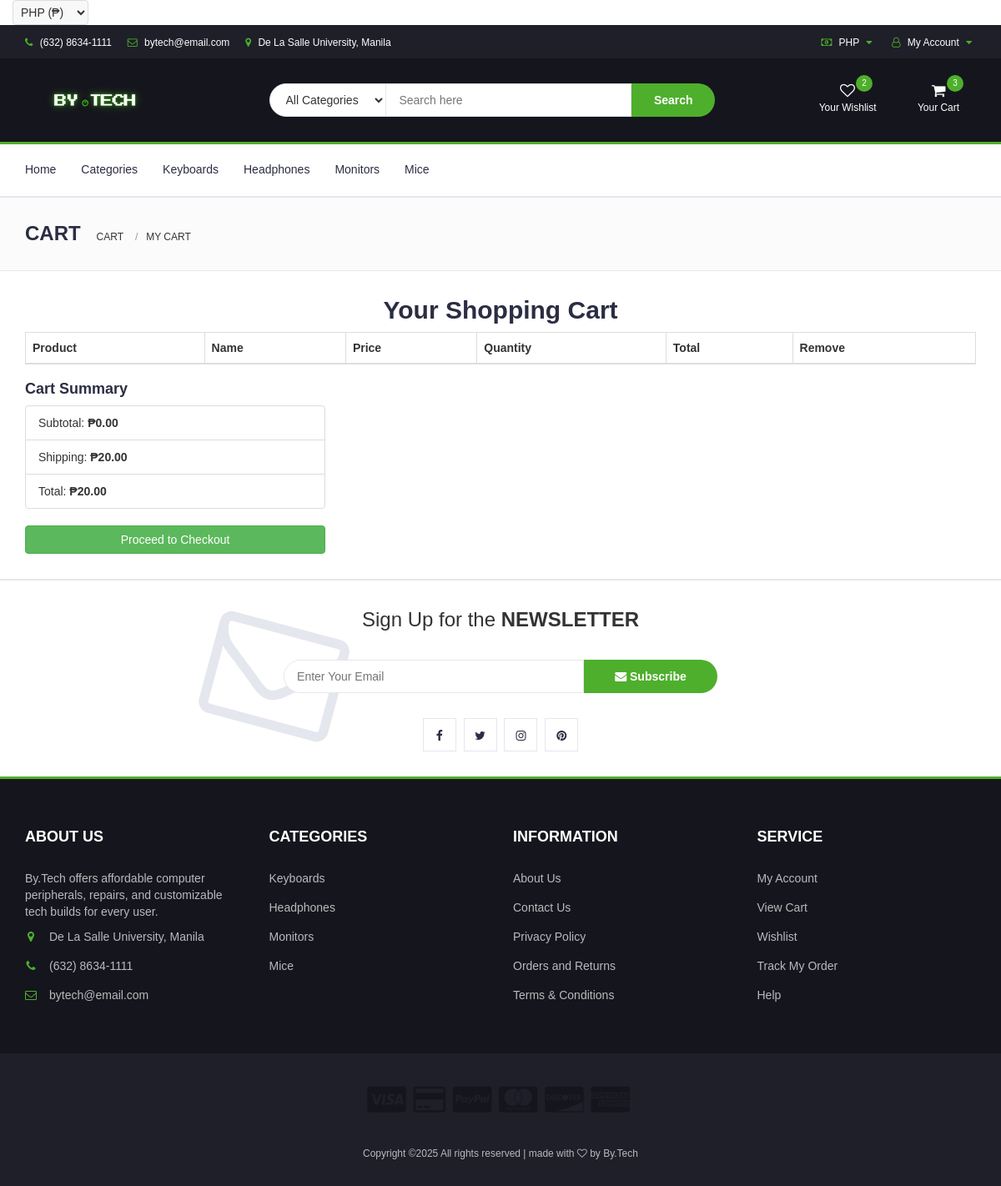
/website/cart.php, run on an earlier commit of the app's database.
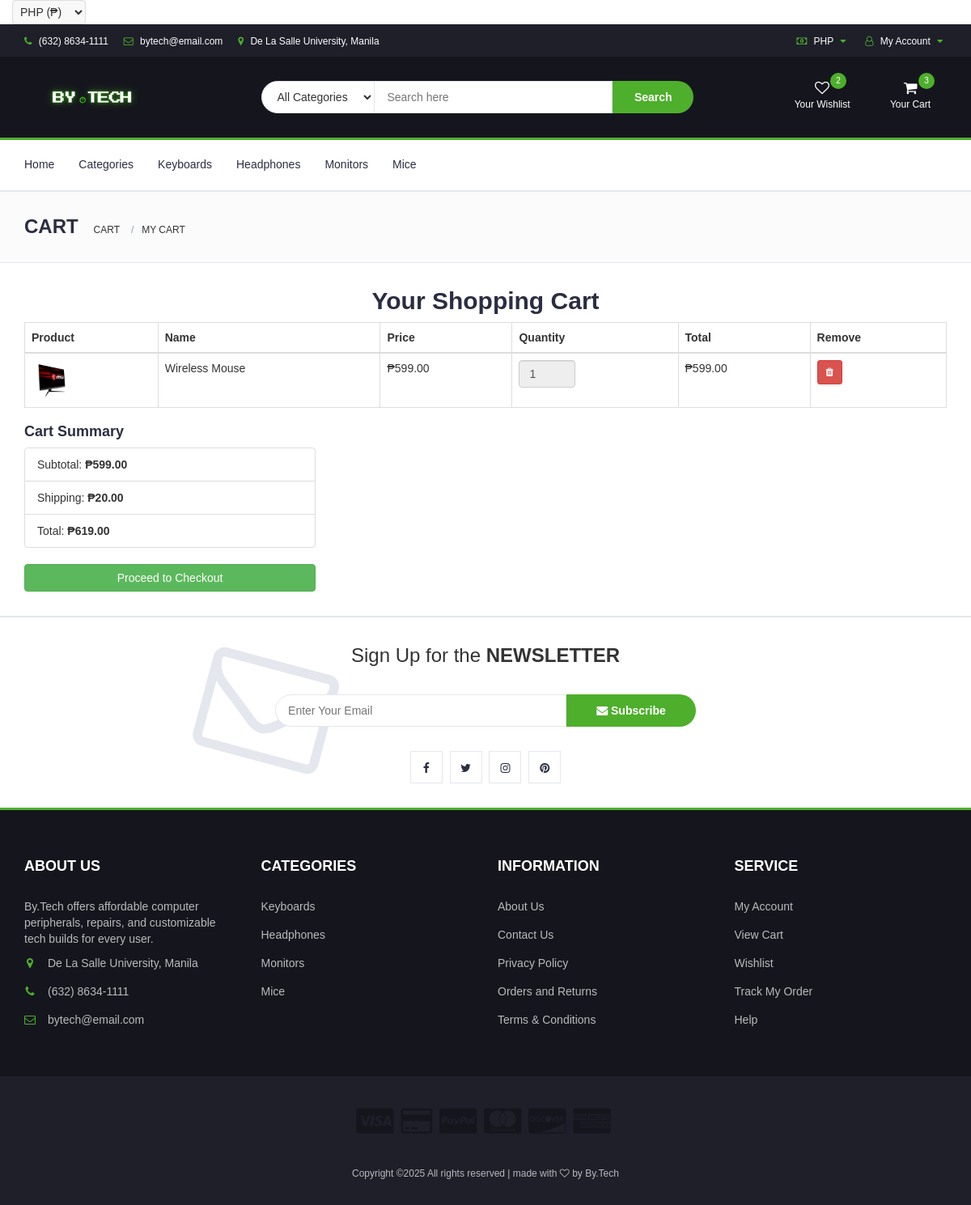
And on a later commit of the database.
### tables this page shows
CREATE TABLE `cart` (
  `item_id` int NOT NULL AUTO_INCREMENT,
  `name` varchar(100) NOT NULL,
  `price` decimal(10,2) NOT NULL,
  `quantity` int NOT NULL,
  `product_id` int NOT NULL,
  PRIMARY KEY (`item_id`)
);

### website/cart.php (the view, shortened to what this page needs)
<!DOCTYPE html>
<html lang="en">
  <head>
    <link rel="stylesheet" href="css/bootstrap.min.css" />
    <link rel="stylesheet" href="css/font-awesome.min.css" />
    <link rel="stylesheet" href="css/style.css" />
  </head>
  <body>
    <?php include 'currency.php'; ?>
    <?php include 'header.php'; ?>
    <?php include 'navigation.php'; ?>
    <div id="breadcrumb" class="section">
        <div class="container">
            <div class="row">
                <div class="col-md-12">
                    <h3 class="breadcrumb-header">Cart</h3>
                    <ul class="breadcrumb-tree">
                        <li>Cart</li>
                        <li class="active">My Cart</li>
                    </ul>
                </div>
            </div>
        </div>
    </div>
    <div class="container mt-5">
      <h2 class="text-center mb-4">Your Shopping Cart</h2>
      <div class="table-responsive">
        <table class="table table-bordered">
          <thead>
            <tr>
              <th>Product</th>
              <th>Name</th>
              <th>Price</th>
              <th>Quantity</th>
              <th>Total</th>
              <th>Remove</th>
            </tr>
          </thead>
          <tbody>
            <?php
            $result = $conn->query("SELECT * FROM cart");
            $total = 0;
            while ($row = $result->fetch_assoc()) {
                $name = htmlspecialchars($row['name']);
                $price = $row['price'];
                $qty = $row['quantity'];
                $item_total = $price * $qty;
                $total += $item_total;
                echo "<tr>
                    <td><img src='img/product01.png' alt='Product' width='50' /></td>
                    <td>{$name}</td>
                    <td>" . displayPrice($price) . "</td>
                    <td><input type='number' value='{$qty}' class='form-control' style='width: 70px;' disabled></td>
                    <td>" . displayPrice($item_total) . "</td>
                    <td>
                        <form method='POST'>
                            <button name='remove' value='{$row['item_id']}' class='btn btn-danger btn-sm'>
                                <i class='fa fa-trash'></i>
                            </button>
                        </form>
                    </td>
                  </tr>";
            }
            ?>
          </tbody>
        </table>
      </div>
      <div class="row justify-content-end">
        <div class="col-md-4">
          <h4>Cart Summary</h4>
          <ul class="list-group">
            <li class="list-group-item">Subtotal: <strong><?php echo displayPrice($total); ?></strong></li>
            <li class="list-group-item">Shipping: <strong><?php echo displayPrice(20); ?></strong></li>
            <li class="list-group-item">Total: <strong><?php echo displayPrice($total + 20); ?></strong></li>
          </ul>
          <a href="checkout.php" class="btn btn-success btn-block mt-3">Proceed to Checkout</a>
        </div>
      </div>
    </div>
    <?php include 'footer.php'; ?>
  </body>
</html>

What changed in the data, as far as the page shows it:
added cart: name "Wireless Mouse", price "₱599.00", quantity "1", displayPrice($item_total) "₱599.00", $row['item_id'] 2 (drawn)
Also different on the page:
displayPrice($total): "₱0.00" → "₱599.00"
displayPrice($total + 20): "₱20.00" → "₱619.00"
